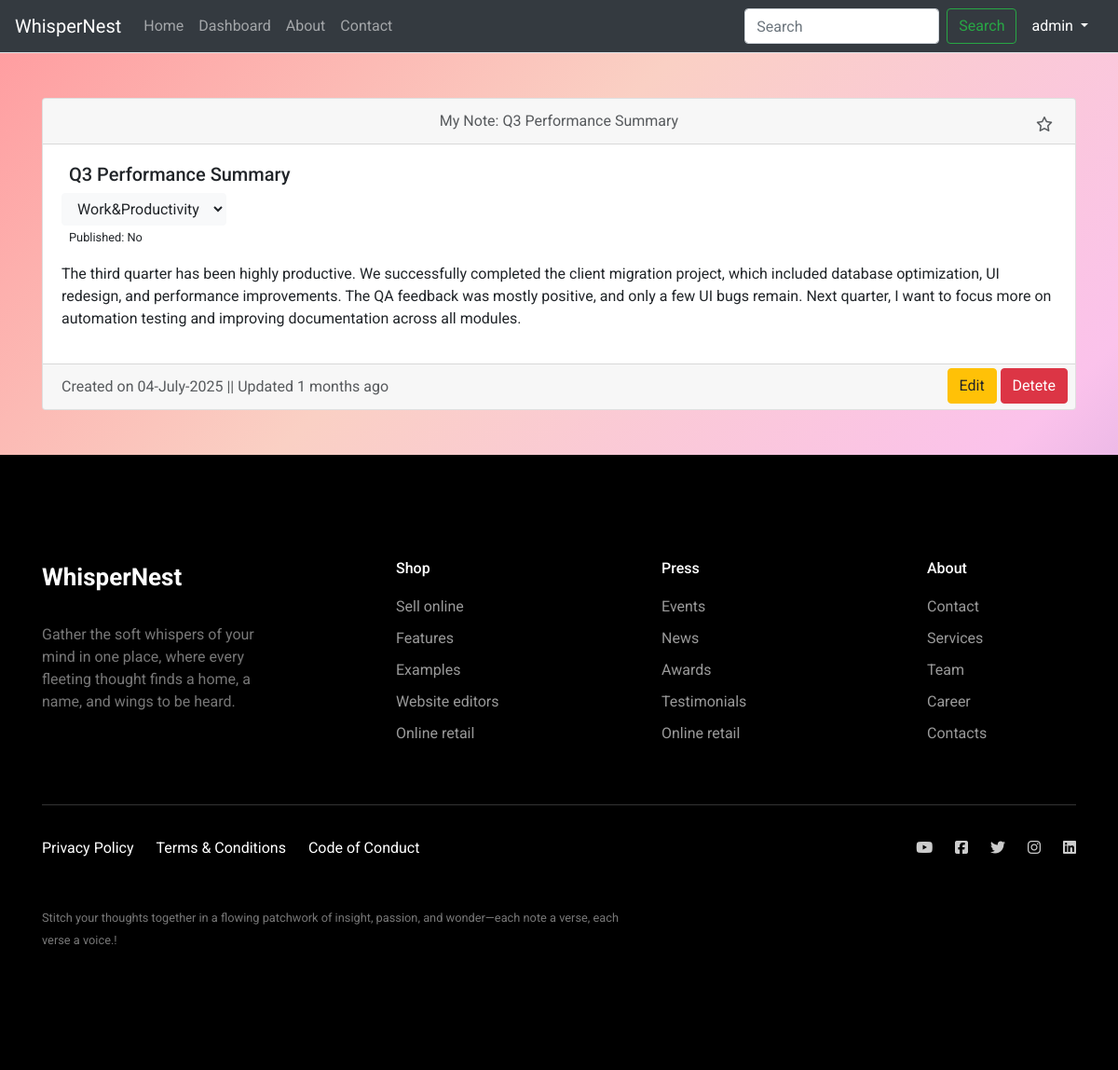
/note/2 (signed in), run on the app's committed database.
### app/models.py (models this page shows)
class User(db.Model, UserMixin):
    id = db.Column(db.Integer, primary_key=True)
    username = db.Column(db.String(150), unique=True, nullable=False)
    name = db.Column(db.String(200), unique=True, nullable=False)
    email = db.Column(db.String(150), unique=True, nullable=False)
    image_file = db.Column(db.String(120), nullable=True)
    password = db.Column(db.String(256), nullable=False)

class Note(db.Model):
    id = db.Column(db.Integer, primary_key=True)
    title = db.Column(db.String(200), nullable=False)
    content = db.Column(db.Text, nullable=False)
    image_file = db.Column(db.String(120), nullable=True)
    created_at = db.Column(db.DateTime, default=datetime.utcnow)
    updated_at = db.Column(db.DateTime, default=datetime.utcnow)
    user_id = db.Column(db.Integer, db.ForeignKey('user.id'), nullable=False)
    user = db.relationship('User', backref='notes')
    category_id = db.Column(db.Integer, db.ForeignKey('category.id'))
    category = db.relationship('Category', backref='notes')
    favorite = db.Column(db.Boolean, default=False)
    status = db.Column(db.Boolean, default=False)
    publish = db.Column(db.Boolean, default=False)
    @property
    def time_since_created(self):
        delta = datetime.utcnow() - self.updated_at
        seconds = delta.total_seconds()
        if seconds < 60:
            return f"{int(seconds)} seconds ago"
        elif seconds < 3600:
            return f"{int(seconds // 60)} minutes ago"
        elif seconds < 86400:
            return f"{int(seconds // 3600)} hours ago"
        elif seconds < 2592000:
            return f"{int(seconds // 86400)} days ago"
        else:
            return f"{int(seconds // 2592000)} months ago"

class Category(db.Model):
    id = db.Column(db.Integer, primary_key=True)
    name = db.Column(db.String(100), unique=True, nullable=False)
    image_file = db.Column(db.String(120), nullable=True)

### app/routes.py (the view)
@main.route('/note/<int:note_id>', methods=['GET', 'POST'])
@login_required
def view_note(note_id):
    if not current_user.is_authenticated:
        return redirect(url_for('main.required_login'))
    note = Note.query.get_or_404(note_id)
    return render_template('note.html', note=note)

### app/__init__.py (called while the page is built)
def create_app():
    app = Flask(__name__)
    app.config.from_object(Config)
    db.init_app(app)
    migrate = Migrate(app, db)
    login_manager.init_app(app)
    from .models import User  # <-- required here too
    @login_manager.user_loader
    def load_user(user_id):
        return User.query.get(int(user_id))
    from .routes import main
    app.register_blueprint(main)
    return app

### app/templates/note.html (shortened to what this page needs)
{% extends 'base.html' %}
{% block content %}
<div class="container">
    <div class="card my-5">
        <div class="card-header text-body-secondary position-relative">
            <div class="text-center">
                My Note: {{note.title}}
            </div>
            <div class="position-absolute top-0 end-0 mt-3 me-4">
                {% if note.favorite %}
                <i class="fa-solid fa-star"></i>
                {% else %}
                <i class="fa-regular fa-star"></i>
                {% endif %}
            </div>
        </div>
        <div class="card-body">
            <div class="ms-2">
                <h5>{{ note.title }}</h5>
            </div>
            <div class="mb-0 mt-2">
                <select type="button" class="btn btn-light" name="category" id="category">
                    <option value="select">{{ note.category.name }}</option>
                </select>
            </div>
            <div class="ms-2">
                {% if note.publish %}
                <small>Published: Yes</small>
                {% else %}
                <small>Published: No</small>
                {% endif %}
            </div>
            <div class="mb-3">
                <p class="card-text">{{ note.content | safe }}</p>
            </div>
        </div>
        <div class="card-footer text-body-secondary position-relative">
            Created on {{note.created_at.strftime('%d-%B-%Y')}} ||
            Updated {{ note.time_since_created }}
            <div class="position-absolute top-0 end-0">
                <a href="{{ url_for('main.edit_note', note_id=note.id) }}" class="btn btn-warning mt-1"> Edit </a>
                <a href="/note/{{note.id}}/trash" class="btn btn-danger me-2 mt-1">Detete</a>
            </div>
        </div>
    </div>
</div>
{% endblock %}

### app/templates/base.html (shortened to what this page needs)
<!DOCTYPE html>
<html>
<head>
    <link href="https://cdn.jsdelivr.net/npm/bootstrap@5.3.7/dist/css/bootstrap.min.css" rel="stylesheet"
>
    <link rel="stylesheet" href="https://cdnjs.cloudflare.com/ajax/libs/font-awesome/6.7.2/css/fontawesome.min.css"/>
    <link rel='stylesheet' href='https://maxcdn.bootstrapcdn.com/font-awesome/4.7.0/css/font-awesome.min.css'>
    <link rel="stylesheet" href="https://cdnjs.cloudflare.com/ajax/libs/font-awesome/6.7.2/css/fontawesome.min.css"/>
    <link rel="stylesheet" href="https://stackpath.bootstrapcdn.com/bootstrap/4.5.2/css/bootstrap.min.css">
    <link rel="stylesheet" href="https://cdnjs.cloudflare.com/ajax/libs/font-awesome/6.5.2/css/all.min.css"/>
    <link rel="stylesheet" href="https://cdn.jsdelivr.net/npm/bootstrap-icons@1.11.3/font/bootstrap-icons.min.css">
    <link rel="stylesheet" href="{{ url_for( 'static', filename='css/style.css') }}">
    <link rel="stylesheet" href="{{ url_for( 'static', filename='css/contact.css') }}">
    <link rel="stylesheet" href="{{ url_for( 'static', filename='css/footer.css') }}">
    <link rel="stylesheet" href="{{ url_for( 'static', filename='css/icomoon.css') }}">
</head>
<body style="background: linear-gradient(135deg, #ff9a9e, #fad0c4, #fbc2eb, #a18cd1); min-height: 100vh;">
<div class="container-fluid">
    {% include 'header.html' %}
        {% block content %}{% endblock %}
    {% include 'footer.html' %}
</body>
</html>

### app/templates/header.html (shortened to what this page needs)
<nav class="navbar navbar-expand-lg navbar bg-dark border-bottom border-body" data-bs-theme="dark">
    <div class="container-fluid">
        <a class="navbar-brand" href="{{ url_for('main.home') }}">WhisperNest</a>
        <div class="collapse navbar-collapse" id="navbarSupportedContent">
            <ul class="navbar-nav me-auto mb-2 mb-lg-0">
                <li class="nav-item">
                    <a class="nav-link {% if request.endpoint == 'main.home' %}active{% endif %}" aria-current="page" href="{{ url_for('main.home') }}">Home</a>
                </li>
                <li class="nav-item">
                    <a class="nav-link {% if request.endpoint == 'main.dashboard' %}active{% endif %}" href="{{ url_for('main.dashboard') }}">Dashboard</a>
                </li>
                <li class="nav-item">
                    <a class="nav-link {% if request.endpoint == 'main.about' %}active{% endif %}" href="#">About</a>
                </li>
                <li class="nav-item">
                    <a class="nav-link {% if request.endpoint == 'main.contact' %}active{% endif %}" href="{{ url_for('main.contact') }}">Contact</a>
                </li>
            </ul>
            <form class="d-flex" role="search">
                <input class="form-control me-2" type="search" placeholder="Search" aria-label="Search"/>
                <button class="btn btn-outline-success" type="submit">Search</button>
            </form>
            {% if current_user.is_authenticated %}
            <div class="nav-item dropdown">
                <a class="nav-link dropdown-toggle text-white" href="#" role="button" data-bs-toggle="dropdown"
                   aria-expanded="false">
                    {{current_user.username}}
                </a>
            </div>
            {% endif %}
        </div>
    </div>
</nav>

### app/templates/footer.html (shortened to what this page needs)
<footer class="footer-14398">
    <div class="container">
        <div class="row mb-5">
            <div class="col-md-3">
                <a href="#" class="footer-site-logo">WhisperNest</a>
                <p>Gather the soft whispers of your mind in one place, where every fleeting thought finds a home, a name, and wings to be heard.
</p>
            </div>
            <div class="col-md-2 ml-auto">
                <h3>Shop</h3>
                <ul class="list-unstyled links">
                    <li><a href="#">Sell online</a></li>
                    <li><a href="#">Features</a></li>
                    <li><a href="#">Examples</a></li>
                    <li><a href="#">Website editors</a></li>
                    <li><a href="#">Online retail</a></li>
                </ul>
            </div>
            <div class="col-md-2 ml-auto">
                <h3>Press</h3>
                <ul class="list-unstyled links">
                    <li><a href="#">Events</a></li>
                    <li><a href="#">News</a></li>
                    <li><a href="#">Awards</a></li>
                    <li><a href="#">Testimonials</a></li>
                    <li><a href="#">Online retail</a></li>
                </ul>
            </div>
            <div class="col-md-2 ml-auto">
                <h3>About</h3>
                <ul class="list-unstyled links">
                    <li><a href="#">Contact</a></li>
                    <li><a href="#">Services</a></li>
                    <li><a href="#">Team</a></li>
                    <li><a href="#">Career</a></li>
                    <li><a href="#">Contacts</a></li>
                </ul>
            </div>
        </div>
        <div class="row mb-4">
            <div class="col-12 pb-4">
                <div class="line"></div>
            </div>
            <div class="col-md-6 text-md-left">
                <ul class="list-unstyled link-menu nav-left">
                    <li><a href="#">Privacy Policy</a></li>
                    <li><a href="#">Terms &amp; Conditions</a></li>
                    <li><a href="#">Code of Conduct</a></li>
                </ul>
            </div>
            <div class="col-md-6 text-md-right">
                <ul class="list-unstyled social nav-right">
                    <li><a href="#"><i class="fa-brands fa-youtube"></i></a></li>
                    <li><a href="#"><i class="fa-brands fa-square-facebook"></i></a></li>
                    <li><a href="#"><i class="fa-brands fa-twitter"></i></a></li>
                    <li><a href="#"><i class="fa-brands fa-instagram"></i></a></li>
                    <li><a href="#"><i class="fa-brands fa-linkedin"></i></a></li>
                </ul>
            </div>
        </div>
        <div class="row">
            <div class="col-md-7">
                <p><small>Stitch your thoughts together in a flowing patchwork of insight, passion, and wonder—each note a verse, each verse a voice.!</small></p>
            </div>
        </div>
    </div>
    </div>

### app/static/css/style.css (style rules this page uses)
.container-fluid { padding-left: 0 !important; padding-right: 0 !important; }
body { margin: 0; }
body { margin: 0; display: flex; min-height: 100vh; overflow-x: hidden; }

### app/static/css/contact.css (style rules this page uses)
* { box-sizing: border-box; }
ul { list-style: none; padding: 0; }

### app/static/css/footer.css (style rules this page uses)
body { font-family: "Roboto", -apple-system, BlinkMacSystemFont, "Segoe UI", Roboto, "Helvetica Neue", Arial, "Noto Sans", sans-serif, "Apple Color Emoji", "Segoe UI Emoji", "Segoe UI Symbol", "Noto Color Emoji"; }
h1, h2, h3, h4, h5, h6, .h1, .h2, .h3, .h4, .h5, .h6 { font-family: "Roboto", -apple-system, BlinkMacSystemFont, "Segoe UI", Roboto, "Helvetica Neue", Arial, "Noto Sans", sans-serif, "Apple Color Emoji", "Segoe UI Emoji", "Segoe UI Symbol", "Noto Color Emoji"; }
a { -webkit-transition: .3s all ease; -o-transition: .3s all ease; transition: .3s all ease; }
a, a:hover { text-decoration: none !important; }
.footer-14398 { padding: 7rem 0; background: #000; color: #777; }
.footer-14398 .footer-site-logo { color: #fff; font-size: 26px; font-weight: bold; margin-bottom: 30px; display: block; }
.footer-14398 h3 { color: #fff; font-size: 16px; margin-bottom: 20px; }
.footer-14398 .links li { margin-bottom: 10px; }
.footer-14398 .links li a { color: #999; }
.footer-14398 .link-menu li { display: inline-block; }
.footer-14398 .link-menu li a { color: #fff; display: inline-block; padding: 10px; }
.footer-14398 .link-menu.nav-left li:first-child a { padding-left: 0; }
.footer-14398 .social li { display: inline-block; }
.footer-14398 .social li a { display: inline-block; padding: 10px; color: #ccc; }
.footer-14398 .social li:last-child a { padding-right: 0; }
.footer-14398 .line { border-top: 1px solid rgba(255, 255, 255, 0.2); }

### data on the page
User: username "admin"
Note: title "Q3 Performance Summary", content "The third quarter has been highly productive. We successfully completed the client migration project, which included database optimization, UI redesign, and performance improvements. The QA feedback was mostly positive, and only a few UI bugs remain. Next quarter, I want to focus more on automation testing and improving documentation across all modules.", created_at "04-July-2025", time_since_created "1 months ago"
Category: category "Work&Productivity"
